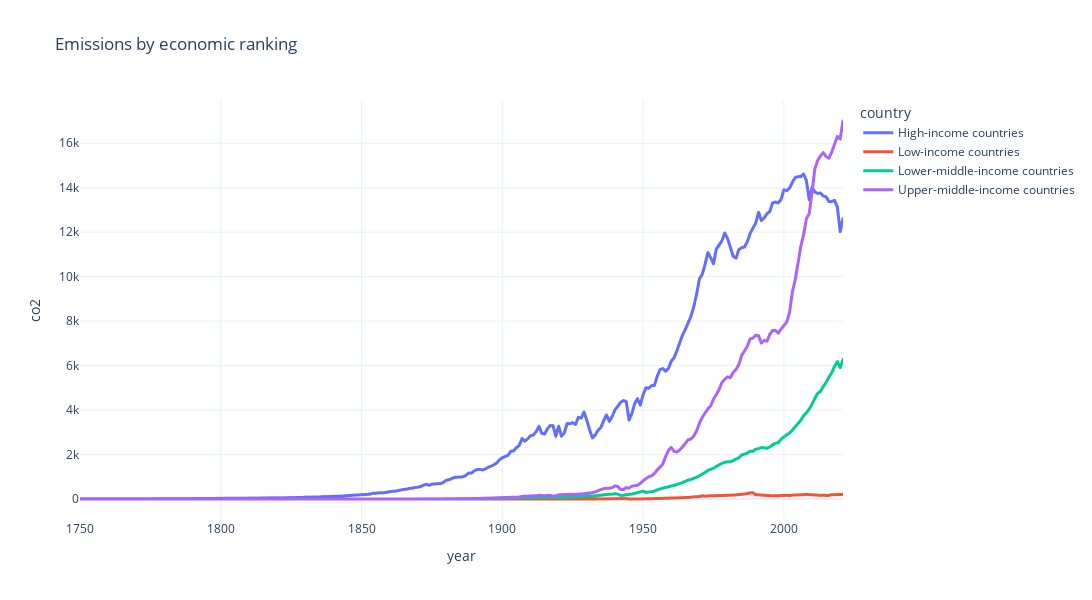

The notebook cell this image was saved under:
### Code cell
import entities
df_economic = pd.read_csv('owid-co2-data.csv')
df_economic = df_economic[df_economic['country'].isin(entities.economic_entities)]
df_economic
fig = px.line(df_economic, x = 'year', y = 'co2', color = 'country', 
              title = "Emissions by economic ranking",
              template='plotly_white', height=600, width=1200)
fig.update_traces(line={'width': 3})

### Figure 1 — Plotly figure (JSON) as saved in the notebook; plotly's stock layout.template omitted (floating-point values rounded to 4 significant figures; data arrays with more than 128 entries replaced by an {"elided": "..."} marker saying what was removed)
{"data": [{"hovertemplate": "country=High-income countries<br>year=%{x}<br>co2=%{y}<extra></extra>", "legendgroup": "High-income countries", "line": {"color": "#636efa", "dash": "solid", "width": 3}, "marker": {"symbol": "circle"}, "mode": "lines", "name": "High-income countries", "showlegend": true, "type": "scattergl", "x": {"elided": "272 int values"}, "xaxis": "x", "y": {"elided": "272 float values"}, "yaxis": "y"}, {"hovertemplate": "country=Low-income countries<br>year=%{x}<br>co2=%{y}<extra></extra>", "legendgroup": "Low-income countries", "line": {"color": "#EF553B", "dash": "solid", "width": 3}, "marker": {"symbol": "circle"}, "mode": "lines", "name": "Low-income countries", "showlegend": true, "type": "scattergl", "x": {"elided": "272 int values"}, "xaxis": "x", "y": {"elided": "272 float values"}, "yaxis": "y"}, {"hovertemplate": "country=Lower-middle-income countries<br>year=%{x}<br>co2=%{y}<extra></extra>", "legendgroup": "Lower-middle-income countries", "line": {"color": "#00cc96", "dash": "solid", "width": 3}, "marker": {"symbol": "circle"}, "mode": "lines", "name": "Lower-middle-income countries", "showlegend": true, "type": "scattergl", "x": {"elided": "272 int values"}, "xaxis": "x", "y": {"elided": "272 float values"}, "yaxis": "y"}, {"hovertemplate": "country=Upper-middle-income countries<br>year=%{x}<br>co2=%{y}<extra></extra>", "legendgroup": "Upper-middle-income countries", "line": {"color": "#ab63fa", "dash": "solid", "width": 3}, "marker": {"symbol": "circle"}, "mode": "lines", "name": "Upper-middle-income countries", "showlegend": true, "type": "scattergl", "x": {"elided": "272 int values"}, "xaxis": "x", "y": {"elided": "272 float values"}, "yaxis": "y"}], "layout": {"height": 600, "legend": {"title": {"text": "country"}, "tracegroupgap": 0}, "title": {"text": "Emissions by economic ranking"}, "width": 1200, "xaxis": {"anchor": "y", "domain": [0, 1], "title": {"text": "year"}}, "yaxis": {"anchor": "x", "domain": [0, 1], "title": {"text": "co2"}}}}
